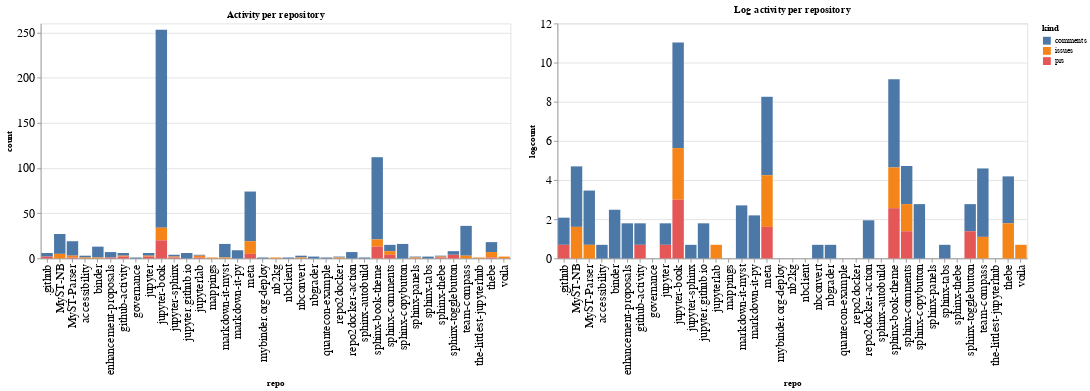

The cell this chart's notebook holds for it:
### Code cell
ch1 = alt.Chart(repo_summaries, width=600, title="Activity per repository").mark_bar().encode(
    x='repo',
    y='count',
    color='kind',
    tooltip="kind"
)

ch2 = alt.Chart(repo_summaries, width=600, title="Log activity per repository").mark_bar().encode(
    x='repo',
    y='logcount',
    color='kind',
    tooltip="kind"
)

ch1 | ch2

### Figure 1 — Vega-Lite specification as saved in the notebook (floating-point values rounded to 4 significant figures)
{"config": {"axisLeft": {"labelFontSize": 15}, "axisBottom": {"labelFontSize": 15}}, "hconcat": [{"mark": "bar", "encoding": {"color": {"type": "nominal", "field": "kind"}, "tooltip": {"type": "nominal", "field": "kind"}, "x": {"type": "nominal", "field": "repo"}, "y": {"type": "quantitative", "field": "count"}}, "title": "Activity per repository", "width": 600}, {"mark": "bar", "encoding": {"color": {"type": "nominal", "field": "kind"}, "tooltip": {"type": "nominal", "field": "kind"}, "x": {"type": "nominal", "field": "repo"}, "y": {"type": "quantitative", "field": "logcount"}}, "title": "Log activity per repository", "width": 600}], "data": {"name": "data-27ac1bb60ddf7f891cac845c07a0bb7a"}, "$schema": "https://vega.github.io/schema/vega-lite/v4.8.1.json", "datasets": {"data-27ac1bb60ddf7f891cac845c07a0bb7a": [{"repo": ".github", "kind": "comments", "count": 4, "logcount": 1.386}, {"repo": ".github", "kind": "prs", "count": 2, "logcount": 0.6931}, {"repo": "MyST-NB", "kind": "comments", "count": 22, "logcount": 3.091}, {"repo": "MyST-NB", "kind": "issues", "count": 5, "logcount": 1.609}, {"repo": "MyST-Parser", "kind": "comments", "count": 16, "logcount": 2.773}, {"repo": "MyST-Parser", "kind": "issues", "count": 2, "logcount": 0.6931}, {"repo": "MyST-Parser", "kind": "prs", "count": 1, "logcount": 0.0}, {"repo": "accessibility", "kind": "comments", "count": 2, "logcount": 0.6931}, {"repo": "accessibility", "kind": "issues", "count": 1, "logcount": 0.0}, {"repo": "binder", "kind": "comments", "count": 12, "logcount": 2.485}, {"repo": "binder", "kind": "issues", "count": 1, "logcount": 0.0}, {"repo": "enhancement-proposals", "kind": "comments", "count": 6, "logcount": 1.792}, {"repo": "enhancement-proposals", "kind": "prs", "count": 1, "logcount": 0.0}, {"repo": "github-activity", "kind": "comments", "count": 3, "logcount": 1.099}, {"repo": "github-activity", "kind": "issues", "count": 1, "logcount": 0.0}, {"repo": "github-activity", "kind": "prs", "count": 2, "logcount": 0.6931}, {"repo": "governance", "kind": "comments", "count": 1, "logcount": 0.0}, {"repo": "jupyter", "kind": "comments", "count": 3, "logcount": 1.099}, {"repo": "jupyter", "kind": "issues", "count": 1, "logcount": 0.0}, {"repo": "jupyter", "kind": "prs", "count": 2, "logcount": 0.6931}, {"repo": "jupyter-book", "kind": "comments", "count": 219, "logcount": 5.389}, {"repo": "jupyter-book", "kind": "issues", "count": 14, "logcount": 2.639}, {"repo": "jupyter-book", "kind": "prs", "count": 20, "logcount": 2.996}, {"repo": "jupyter-sphinx", "kind": "comments", "count": 2, "logcount": 0.6931}, {"repo": "jupyter-sphinx", "kind": "issues", "count": 1, "logcount": 0.0}, {"repo": "jupyter-sphinx", "kind": "prs", "count": 1, "logcount": 0.0}, {"repo": "jupyter.github.io", "kind": "comments", "count": 6, "logcount": 1.792}, {"repo": "jupyterlab", "kind": "comments", "count": 1, "logcount": 0.0}, {"repo": "jupyterlab", "kind": "issues", "count": 2, "logcount": 0.6931}, {"repo": "jupyterlab", "kind": "prs", "count": 1, "logcount": 0.0}, {"repo": "mappings", "kind": "issues", "count": 1, "logcount": 0.0}, {"repo": "markdown-it-myst", "kind": "comments", "count": 15, "logcount": 2.708}, {"repo": "markdown-it-myst", "kind": "issues", "count": 1, "logcount": 0.0}, {"repo": "markdown-it-py", "kind": "comments", "count": 9, "logcount": 2.197}, {"repo": "meta", "kind": "comments", "count": 55, "logcount": 4.007}, {"repo": "meta", "kind": "issues", "count": 14, "logcount": 2.639}, {"repo": "meta", "kind": "prs", "count": 5, "logcount": 1.609}, {"repo": "mybinder.org-deploy", "kind": "comments", "count": 1, "logcount": 0.0}, {"repo": "nb2kg", "kind": "issues", "count": 1, "logcount": 0.0}, {"repo": "nbclient", "kind": "comments", "count": 1, "logcount": 0.0}, {"repo": "nbconvert", "kind": "comments", "count": 2, "logcount": 0.6931}, {"repo": "nbconvert", "kind": "issues", "count": 1, "logcount": 0.0}, {"repo": "nbgrader", "kind": "comments", "count": 2, "logcount": 0.6931}, {"repo": "quantecon-example", "kind": "comments", "count": 1, "logcount": 0.0}, {"repo": "repo2docker", "kind": "comments", "count": 1, "logcount": 0.0}, {"repo": "repo2docker", "kind": "issues", "count": 1, "logcount": 0.0}, {"repo": "repo2docker-action", "kind": "comments", "count": 7, "logcount": 1.946}, {"repo": "sphinx-autobuild", "kind": "comments", "count": 1, "logcount": 0.0}, {"repo": "sphinx-book-theme", "kind": "comments", "count": 91, "logcount": 4.511}, {"repo": "sphinx-book-theme", "kind": "issues", "count": 8, "logcount": 2.079}, {"repo": "sphinx-book-theme", "kind": "prs", "count": 13, "logcount": 2.565}, {"repo": "sphinx-comments", "kind": "comments", "count": 7, "logcount": 1.946}, {"repo": "sphinx-comments", "kind": "issues", "count": 4, "logcount": 1.386}, {"repo": "sphinx-comments", "kind": "prs", "count": 4, "logcount": 1.386}, {"repo": "sphinx-copybutton", "kind": "comments", "count": 16, "logcount": 2.773}, {"repo": "sphinx-panels", "kind": "comments", "count": 1, "logcount": 0.0}, {"repo": "sphinx-panels", "kind": "issues", "count": 1, "logcount": 0.0}, {"repo": "sphinx-tabs", "kind": "comments", "count": 2, "logcount": 0.6931}, {"repo": "sphinx-thebe", "kind": "comments", "count": 1, "logcount": 0.0}, {"repo": "sphinx-thebe", "kind": "issues", "count": 1, "logcount": 0.0}, {"repo": "sphinx-thebe", "kind": "prs", "count": 1, "logcount": 0.0}, {"repo": "sphinx-togglebutton", "kind": "comments", "count": 4, "logcount": 1.386}, {"repo": "sphinx-togglebutton", "kind": "prs", "count": 4, "logcount": 1.386}, {"repo": "team-compass", "kind": "comments", "count": 33, "logcount": 3.497}, {"repo": "team-compass", "kind": "issues", "count": 3, "logcount": 1.099}, {"repo": "the-littlest-jupyterhub", "kind": "issues", "count": 1, "logcount": 0.0}, {"repo": "thebe", "kind": "comments", "count": 11, "logcount": 2.398}, {"repo": "thebe", "kind": "issues", "count": 6, "logcount": 1.792}, {"repo": "thebe", "kind": "prs", "count": 1, "logcount": 0.0}, {"repo": "voila", "kind": "issues", "count": 2, "logcount": 0.6931}]}}
